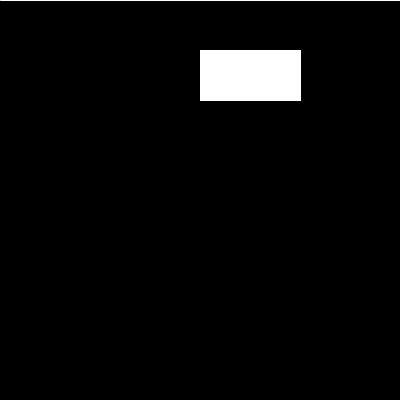
Frame 1 (no input)
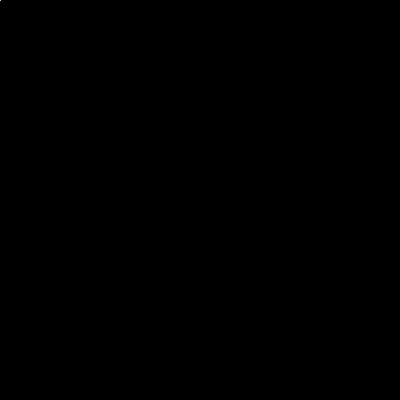
Frame 60 (the mouse pressed at the canvas centre just before this capture)
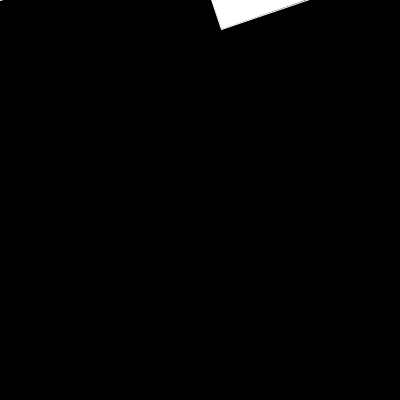
Frame 120 (the mouse held since frame 60 and released just before this capture)

The Processing sketch that drew these frames (run headless with seeded random() and noise(); from frame 60 on, the mouse is pressed at the canvas centre):

// Processing sketch: sketch_05_006
// ── sketch_05_006.pde
float angle = 0.0; // 回転させる変数の宣言と初期化
void setup() {
   size(400, 400);
   frameRate(10); // アニメーションがわかりやすいように10に設定
}
void draw() {
   background(0);
   rotate(angle); // angle変数の値で回転
   stroke(255);
   line(0, 0, 400, 0);
   rect(200, 50, 100, 50);
   angle += 0.05; // angleに0.05を加算
}
